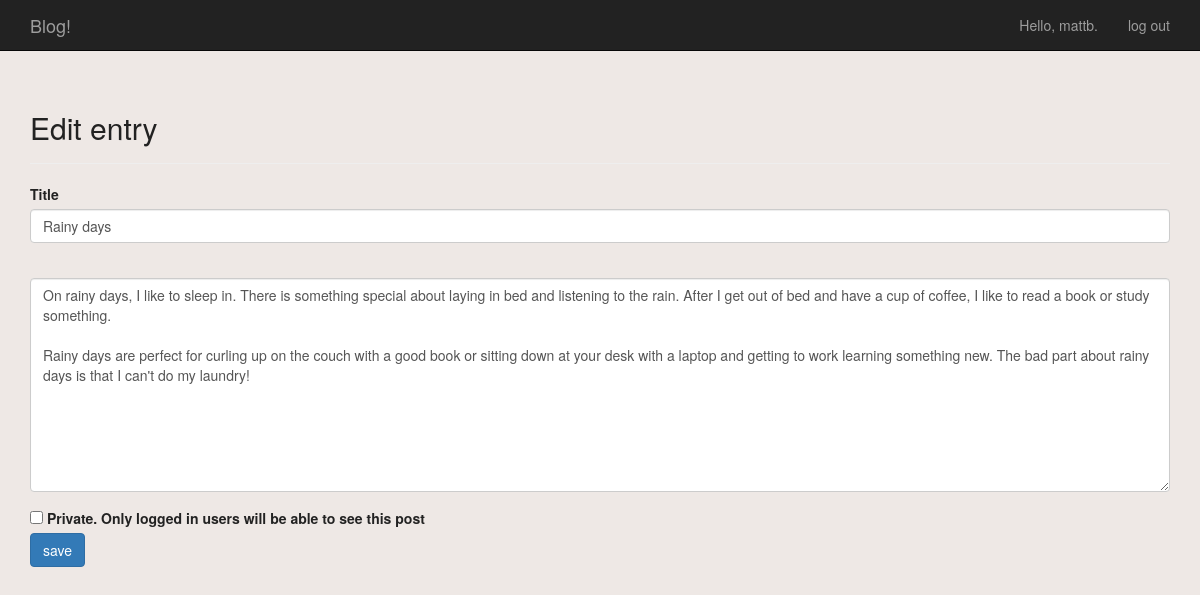
/edit_post/3 (signed in), run on the app's committed database.
### blog/models.py (models this page shows, shortened)
class Post(models.Model):
	title = models.CharField(max_length=255)
	content = models.TextField()
	posted_on = models.DateTimeField(auto_now_add=True)
	author = models.ForeignKey(User, on_delete=models.CASCADE)
	private = models.BooleanField(default=False)

### blog/views.py (the view)
# urls.py: path('edit_post/<post_id>', views.edit_post, name='edit_post'),
@login_required
def edit_post(request, post_id):
	post = Post.objects.get(id=post_id)
	check_owner(request, post)
	if request.method != 'POST':
		form = PostForm(instance=post)
	else:
		form = PostForm(instance=post, data=request.POST)
		if form.is_valid():
			form.save()
			return HttpResponseRedirect(reverse('blog:index'))
	context = {'post': post, 'form': form}
	return render(request, 'blog/edit_post.html', context)

### blog/forms.py
class PostForm(forms.ModelForm):
	class Meta:
		model = Post
		fields = ['title', 'content', 'private']
		labels = {
			'title': 'Title',
			'content': '',
			'private': 'Private. Only logged in users will be able to see this post',
			}
		widgets = {
			'content': forms.Textarea(attrs={'cols': 80}),
			}

### blog/views.py (called while the page is built)
def check_owner(request, written_thing):
	if written_thing.author != request.user:
		raise Http404

### blog/templates/blog/edit_post.html (shortened to what this page needs)
{% extends 'blog/base.html' %}
{% load bootstrap3 %}
{% block header %}
  <h2>Edit entry</h2>
{% endblock header %}
{% block content %}
  <form action="{% url 'blog:edit_post' post.id %}" method='post' class="form">
    {% bootstrap_form form %}
    {% buttons %}
      <button name="submit" class="btn btn-primary">save</button>
    {% endbuttons %}
  </form>
{% endblock content %}

### blog/templates/blog/base.html (shortened to what this page needs)
{% load bootstrap3 %}
<!DOCTYPE html>
<html lang="en">
  <head>
	{% bootstrap_css %}
	{% load static %}
	<link rel="stylesheet" type="text/css" href="{% static 'blog/styles.css' %}">
  </head>
  <body>
    <nav class="navbar navbar-inverse navbar-static-top">
	  <div class="container">
	    <div class="navbar-header">
		  <a class="navbar-brand" href="{% url 'blog:index' %}">Blog!</a>
		</div>
		<div id="navbar" class="navbar-collapse collapse">
		  <ul class="nav navbar-nav navbar-right">
			{% if user.is_authenticated %}
			  <li><a>Hello, {{ user.username }}.</a></li>
			  <li><a href="{% url 'users:logout' %}">log out</a></li>
			{% else %}
			  <li><a href="{% url 'users:register' %}">register</a></li>
			  <li><a href="{% url 'users:login' %}">log in</a></li>
			{% endif %}
		  </ul>
		</div>
	  </div>
	</nav>
    <div class="container">
	  <div class="page-header">
			{% block header %}{% endblock header %}
	  </div>
	  <div>
	    {% block content %}{% endblock content %}
	  </div>
  </div>
  </body>
</html>

### blog/static/blog/styles.css (style rules this page uses)
body { color: #222; background-color: #EEE8E5; }

### data on the page
Post: title "Rainy days", content "On rainy days, I like to sleep in. There is something special about laying in bed and listening to the rain. After I get out of bed and have a cup of coffee, I like to read a book or study something. Rainy days are perfect for curling up on the couch with a good book or sitting down at your desk with a laptop and getting to work learning something new. The bad part about rainy days is that I can't do my laundry!"

### other printed values
{{ user.username }} "mattb"
